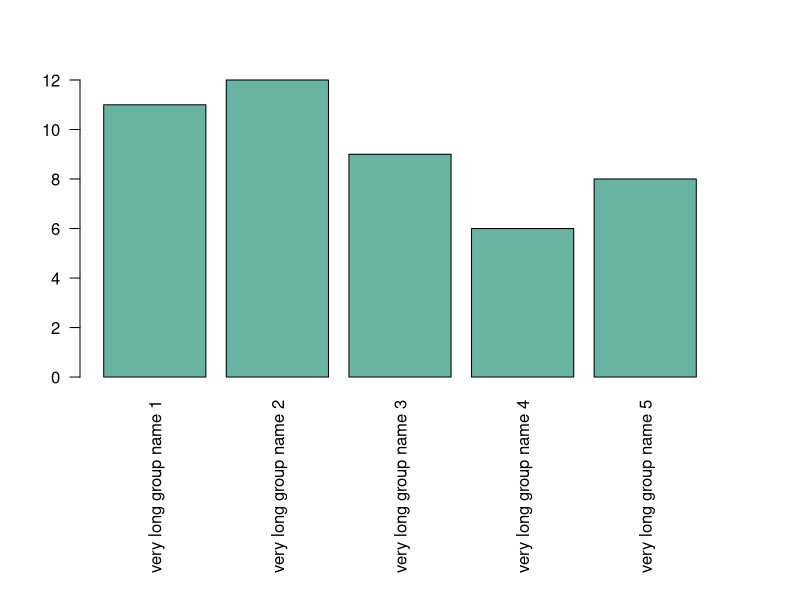

Recreate this plot in R.
# https://r-graph-gallery.com/210-custom-barplot-layout.html
# create dummy data
data <- data.frame(
  name=letters[1:5],
  value=sample(seq(4,15),5)
)

# Increase margin size
par(mar=c(11,4,4,4))

# Uniform color
barplot(height=data$value,
        col="#69b3a2",
        names.arg=c("very long group name 1",
                    "very long group name 2",
                    "very long group name 3",
                    "very long group name 4",
                    "very long group name 5"), 
        las=2 # means that the axis labels will be perpendicular to the axis
)

# las=0: Labels are always parallel to the axis (default).
# las=1: Labels are always horizontal.
# las=2: Labels are always perpendicular to the axis.
# las=3: Labels are always vertical.
